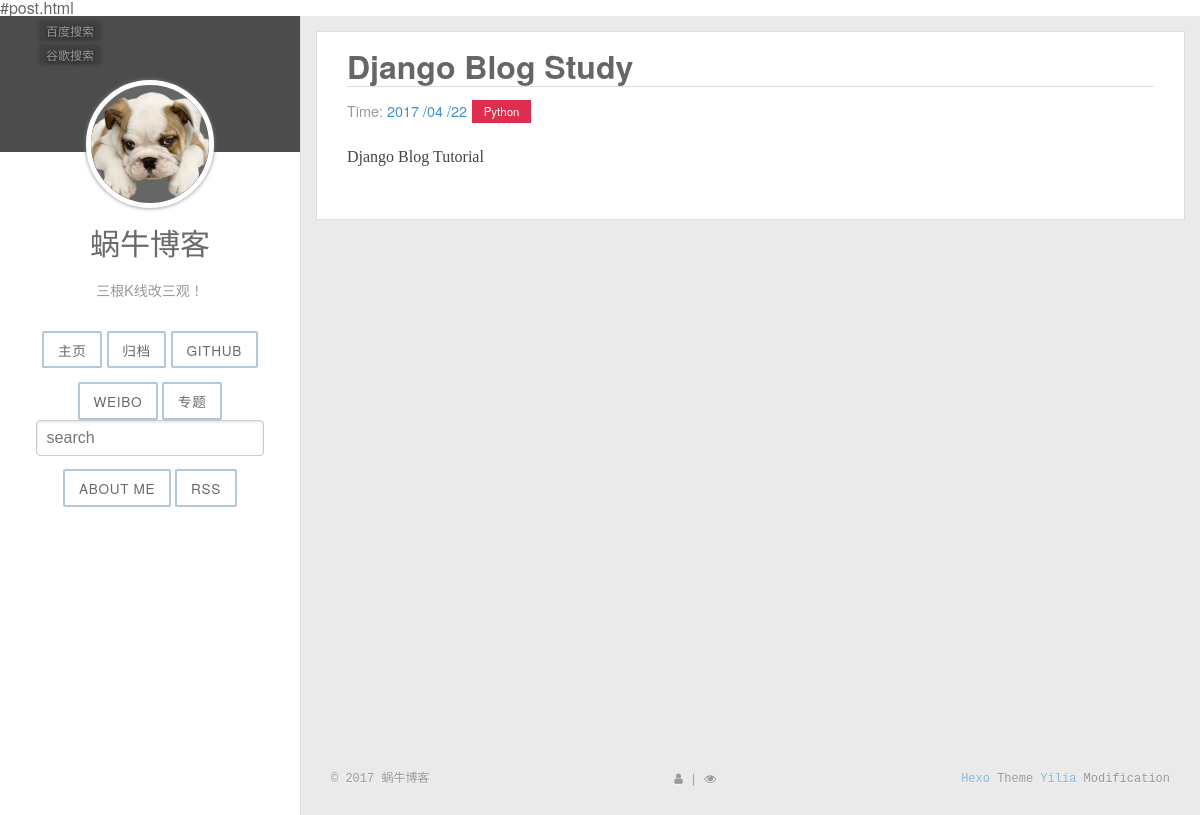
Page /2/ on the committed database.
### article/models.py (models this page shows, shortened)
class Article(models.Model) :
    title = models.CharField(max_length = 100)  #博客题目
    category = models.CharField(max_length = 50, blank = True)  #博客标签
    date_time = models.DateTimeField(auto_now_add = True)  #博客日期
    content = models.TextField(blank = True, null = True)  #博客文章正文
    class Meta:  #按时间下降排序
        ordering = ['-date_time']

### article/views.py (the view)
# urls.py: url(r'^(?P<id>\d+)/$', views.detail, name='detail'),
def detail(request, id):
    try:
        post = Article.objects.get(id=str(id))
    except Article.DoesNotExist:
        raise Http404
    return render(request, 'post.html', {'post' : post})

### article/templatetags/custom_markdown.py (called while the page is built)
@register.filter(is_safe=True)  #注册template filter
@stringfilter  #希望字符串作为参数
def custom_markdown(value):
    return mark_safe(markdown.markdown(value,
        extensions = ['markdown.extensions.fenced_code', 'markdown.extensions.codehilite'],
                                       safe_mode=True,
                                       enable_attributes=False))

### templates/post.html (shortened to what this page needs)
{% extends "base.html" %}
{% load custom_markdown %}
{% block content %}
<div class="posts">
        <section class="post">
            <header class="post-header">
                <h2 class="post-title">{{ post.title }}</h2>
                    <p class="post-meta">
                        Time:  <a class="post-author" href="#">{{ post.date_time|date:"Y /m /d"}}</a> <a class="post-category post-category-js" href="{% url "search_tag" tag=post.category %}">{{ post.category }}</a>
                    </p>
            </header>
                <div class="post-description">
                    <p>
                         {{ post.content|custom_markdown }}
                    </p>
                </div>
        </section>
</div>
{% endblock %}

### article/static/css/style.css (style rules this page uses)
body { width: 100%; }
body:before, body:after { content: ""; display: table; }
body:after { clear: both; }
html, body, div, span, applet, object, iframe, h1, h2, h3, h4, h5, h6, p, blockquote, pre, a, abbr, acronym, address, big, cite, code, del, dfn, em, img, ins, kbd, q, s, samp, small, strike, strong, sub, sup, tt, var, dl, dt, dd, ol, ul, li, fieldset, form, label, legend, table, caption, tbody, tfoot, thead, tr, th, td { margin: 0; padding: 0; border: 0; outline: 0; font-weight: inherit; font-style: inherit; font-family: inherit; font-size: 100%; vertical-align: baseline; }
body { line-height: 1; color: #000; background: #fff; }
html, body, #container { height: 100%; }
body { font-family: "微软雅黑", "HelveticaNeue-Light", "Helvetica Neue Light", "Helvetica Neue", Helvetica, Arial, sans-serif; font-size: 16px; background: #fff; color: rgba(0,0,0,0.6); -webkit-overflow-scrolling: touch; }
h1, h2, h3 { display: block; }
h2 { font-size: 1.3em; }
a { text-decoration: none; outline-width: 0; color: #258fb8; outline: none; }
.article-entry p { margin-top: 10px; }
.article-entry h2 { margin-top: 20px; font-weight: bold; color: #666; padding-bottom: 5px; border-bottom: 1px solid #ddd; }

### article/static/css/pure-min.css (style rules this page uses)
article,aside,details,figcaption,figure,footer,header,hgroup,main,nav,section,summary { display:block }
html { font-size:100%;-ms-text-size-adjust:100%;-webkit-text-size-adjust:100% }
html,button,input,select,textarea { font-family:sans-serif }
body { margin:0 }
h2 { font-size:1.5em;margin:.83em 0 }
p,pre { margin:1em 0 }

### article/static/css/blog.css (style rules this page uses)
* { -webkit-box-sizing: border-box; -moz-box-sizing: border-box; box-sizing: border-box; }
a { text-decoration: none; color: rgb(61, 146, 201); }
.post { padding-bottom: 2em; }
.post-title { font-size: 2em; color: #222; margin-bottom: 0.2em; }
.post-description { font-family: Georgia, "Cambria", serif; color: #444; line-height: 1.8em; }
.post-meta { color: #999; font-size: 90%; margin: 0; }
.post-category { margin: 0 0.1em; padding: 0.3em 1em; color: #fff; background: #999; font-size: 80%; }
.post-category-js { background: #df2d4f; }

### rows in the picture
Article: title "Django Blog Study", date_time "2017 /04 /22", category "Python", content|custom_markdown "Django Blog Tutorial"
